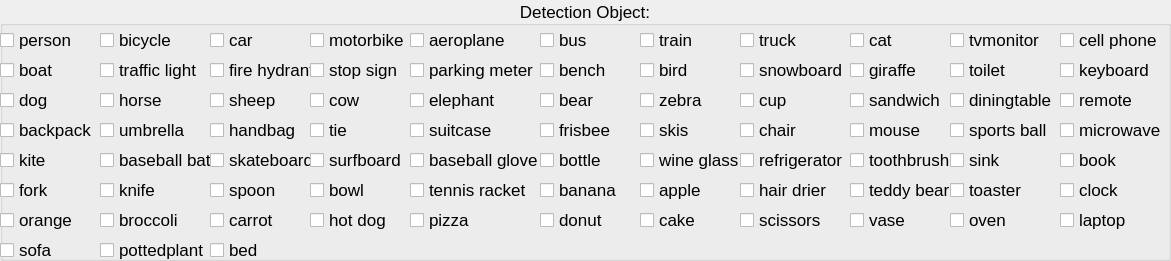
   <widget class="QGroupBox" name="group_box2">
    <property name="geometry">
     <rect>
      <x>10</x>
      <y>460</y>
      <width>1171</width>
      <height>261</height>
     </rect>
    </property>
    <property name="font">
     <font>
      <pointsize>13</pointsize>
     </font>
    </property>
    <property name="title">
     <string>Detection Object:</string>
    </property>
    <property name="alignment">
     <set>Qt::AlignmentFlag::AlignCenter</set>
    </property>
    <widget class="QCheckBox" name="bicycle_chkbox">
     <property name="geometry">
      <rect>
       <x>100</x>
       <y>30</y>
       <width>111</width>
       <height>20</height>
      </rect>
     </property>
     <property name="text">
      <string>bicycle</string>
     </property>
    </widget>
    <widget class="QCheckBox" name="car_chkbox">
     <property name="geometry">
      <rect>
       <x>210</x>
       <y>30</y>
       <width>101</width>
       <height>20</height>
      </rect>
     </property>
     <property name="text">
      <string>car</string>
     </property>
    </widget>
    <widget class="QCheckBox" name="motorbike_chkbox">
     <property name="geometry">
      <rect>
       <x>310</x>
       <y>30</y>
       <width>101</width>
       <height>20</height>
      </rect>
     </property>
     <property name="text">
      <string>motorbike</string>
     </property>
    </widget>
    <widget class="QCheckBox" name="aeroplane_chkbox">
     <property name="geometry">
      <rect>
       <x>410</x>
       <y>30</y>
       <width>131</width>
       <height>20</height>
      </rect>
     </property>
     <property name="text">
      <string>aeroplane</string>
     </property>
    </widget>
    <widget class="QCheckBox" name="bus_chkbox">
     <property name="geometry">
      <rect>
       <x>540</x>
       <y>30</y>
       <width>101</width>
       <height>20</height>
      </rect>
     </property>
     <property name="text">
      <string>bus</string>
     </property>
    </widget>
    <widget class="QCheckBox" name="train_chkbox">
     <property name="geometry">
      <rect>
       <x>640</x>
       <y>30</y>
       <width>101</width>
       <height>20</height>
      </rect>
     </property>
     <property name="text">
      <string>train</string>
     </property>
    </widget>
    <widget class="QCheckBox" name="person_chkbox">
     <property name="geometry">
      <rect>
       <x>0</x>
       <y>30</y>
       <width>101</width>
       <height>20</height>
      </rect>
     </property>
     <property name="text">
      <string>person</string>
     </property>
    </widget>
    <widget class="QCheckBox" name="truck_chkbox">
     <property name="geometry">
      <rect>
       <x>740</x>
       <y>30</y>
       <width>111</width>
       <height>20</height>
      </rect>
     </property>
     <property name="text">
      <string>truck</string>
     </property>
    </widget>
    <widget class="QCheckBox" name="boat_chkbox">
     <property name="geometry">
      <rect>
       <x>0</x>
       <y>60</y>
       <width>101</width>
       <height>20</height>
      </rect>
     </property>
     <property name="text">
      <string>boat</string>
     </property>
    </widget>
    <widget class="QCheckBox" name="traffic_light_chkbox">
     <property name="geometry">
      <rect>
       <x>100</x>
       <y>60</y>
       <width>111</width>
       <height>20</height>
      </rect>
     </property>
     <property name="text">
      <string>traffic light</string>
     </property>
    </widget>
    <widget class="QCheckBox" name="fire_hydrant_chkbox">
     <property name="geometry">
      <rect>
       <x>210</x>
       <y>60</y>
       <width>101</width>
       <height>20</height>
      </rect>
     </property>
     <property name="text">
      <string>fire hydrant</string>
     </property>
    </widget>
    <widget class="QCheckBox" name="stop_sign_chkbox">
     <property name="geometry">
      <rect>
       <x>310</x>
       <y>60</y>
       <width>101</width>
       <height>20</height>
      </rect>
     </property>
     <property name="text">
      <string>stop sign</string>
     </property>
    </widget>
    <widget class="QCheckBox" name="parking_meter_chkbox">
     <property name="geometry">
      <rect>
       <x>410</x>
       <y>60</y>
       <width>131</width>
       <height>20</height>
      </rect>
     </property>
     <property name="text">
      <string>parking meter</string>
     </property>
    </widget>
    <widget class="QCheckBox" name="bench_chkbox">
     <property name="geometry">
      <rect>
       <x>540</x>
       <y>60</y>
       <width>101</width>
       <height>20</height>
      </rect>
     </property>
     <property name="text">
      <string>bench</string>
     </property>
    </widget>
    <widget class="QCheckBox" name="bird_chkbox">
     <property name="geometry">
      <rect>
       <x>640</x>
       <y>60</y>
       <width>101</width>
       <height>20</height>
      </rect>
     </property>
     <property name="text">
      <string>bird</string>
     </property>
    </widget>
    <widget class="QCheckBox" name="cat_chkbox">
     <property name="geometry">
      <rect>
       <x>850</x>
       <y>30</y>
       <width>101</width>
       <height>20</height>
      </rect>
     </property>
     <property name="text">
      <string>cat</string>
     </property>
    </widget>
    <widget class="QCheckBox" name="dog_chkbox">
     <property name="geometry">
      <rect>
       <x>0</x>
       <y>90</y>
       <width>101</width>
       <height>20</height>
      </rect>
     </property>
     <property name="text">
      <string>dog</string>
     </property>
    </widget>
    <widget class="QCheckBox" name="horse_chkbox">
     <property name="geometry">
      <rect>
       <x>100</x>
       <y>90</y>
       <width>111</width>
       <height>20</height>
      </rect>
     </property>
     <property name="text">
      <string>horse</string>
     </property>
    </widget>
    <widget class="QCheckBox" name="sheep_chkbox">
     <property name="geometry">
      <rect>
       <x>210</x>
       <y>90</y>
       <width>101</width>
       <height>20</height>
      </rect>
     </property>
     <property name="text">
      <string>sheep</string>
     </property>
    </widget>
    <widget class="QCheckBox" name="cow_chkbox">
     <property name="geometry">
      <rect>
       <x>310</x>
       <y>90</y>
       <width>101</width>
       <height>20</height>
      </rect>
     </property>
     <property name="text">
      <string>cow</string>
     </property>
    </widget>
    <widget class="QCheckBox" name="elephant_chkbox">
     <property name="geometry">
      <rect>
       <x>410</x>
       <y>90</y>
       <width>131</width>
       <height>20</height>
      </rect>
     </property>
     <property name="text">
      <string>elephant</string>
     </property>
    </widget>
    <widget class="QCheckBox" name="bear_chkbox">
     <property name="geometry">
      <rect>
       <x>540</x>
       <y>90</y>
       <width>101</width>
       <height>20</height>
      </rect>
     </property>
     <property name="text">
      <string>bear</string>
     </property>
    </widget>
    <widget class="QCheckBox" name="zebra_chkbox">
     <property name="geometry">
      <rect>
       <x>640</x>
       <y>90</y>
       <width>101</width>
       <height>20</height>
      </rect>
     </property>
     <property name="text">
      <string>zebra</string>
     </property>
    </widget>
    <widget class="QCheckBox" name="giraffe_chkbox">
     <property name="geometry">
      <rect>
       <x>850</x>
       <y>60</y>
       <width>101</width>
       <height>20</height>
      </rect>
     </property>
     <property name="text">
      <string>giraffe</string>
     </property>
    </widget>
    <widget class="QCheckBox" name="backpack_chkbox">
     <property name="geometry">
      <rect>
       <x>0</x>
       <y>120</y>
       <width>101</width>
       <height>20</height>
      </rect>
     </property>
     <property name="text">
      <string>backpack</string>
     </property>
    </widget>
    <widget class="QCheckBox" name="umbrella_chkbox">
     <property name="geometry">
      <rect>
       <x>100</x>
       <y>120</y>
       <width>111</width>
       <height>20</height>
      </rect>
     </property>
     <property name="text">
      <string>umbrella</string>
     </property>
    </widget>
    <widget class="QCheckBox" name="handbag_chkbox">
     <property name="geometry">
      <rect>
       <x>210</x>
       <y>120</y>
       <width>101</width>
       <height>20</height>
      </rect>
     </property>
     <property name="text">
      <string>handbag</string>
     </property>
    </widget>
    <widget class="QCheckBox" name="tie_chkbox">
     <property name="geometry">
      <rect>
       <x>310</x>
       <y>120</y>
       <width>101</width>
       <height>20</height>
      </rect>
     </property>
     <property name="text">
      <string>tie</string>
     </property>
    </widget>
    <widget class="QCheckBox" name="suitcase_chkbox">
     <property name="geometry">
      <rect>
       <x>410</x>
       <y>120</y>
       <width>131</width>
       <height>20</height>
      </rect>
     </property>
     <property name="text">
      <string>suitcase</string>
     </property>
    </widget>
    <widget class="QCheckBox" name="frisbee_chkbox">
     <property name="geometry">
      <rect>
       <x>540</x>
       <y>120</y>
       <width>101</width>
       <height>20</height>
      </rect>
     </property>
     <property name="text">
      <string>frisbee</string>
     </property>
    </widget>
    <widget class="QCheckBox" name="skis_chkbox">
     <property name="geometry">
      <rect>
       <x>640</x>
       <y>120</y>
       <width>101</width>
       <height>20</height>
      </rect>
     </property>
     <property name="text">
      <string>skis</string>
     </property>
    </widget>
    <widget class="QCheckBox" name="snowboard_chkbox">
     <property name="geometry">
      <rect>
       <x>740</x>
       <y>60</y>
       <width>111</width>
       <height>20</height>
      </rect>
     </property>
     <property name="text">
      <string>snowboard</string>
     </property>
    </widget>
    <widget class="QCheckBox" name="kite_chkbox">
     <property name="geometry">
      <rect>
       <x>0</x>
       <y>150</y>
       <width>101</width>
       <height>20</height>
      </rect>
     </property>
     <property name="text">
      <string>kite</string>
     </property>
    </widget>
    <widget class="QCheckBox" name="baseball_bat_chkbox">
     <property name="geometry">
      <rect>
       <x>100</x>
       <y>150</y>
       <width>111</width>
       <height>20</height>
      </rect>
     </property>
     <property name="text">
      <string>baseball bat</string>
     </property>
    </widget>
    <widget class="QCheckBox" name="baseball_glove_chkbox">
     <property name="geometry">
      <rect>
       <x>410</x>
       <y>150</y>
       <width>131</width>
       <height>20</height>
      </rect>
     </property>
     <property name="text">
      <string>baseball glove</string>
     </property>
    </widget>
    <widget class="QCheckBox" name="skateboard_chkbox">
     <property name="geometry">
      <rect>
       <x>210</x>
       <y>150</y>
       <width>101</width>
       <height>20</height>
      </rect>
     </property>
     <property name="text">
      <string>skateboard</string>
     </property>
    </widget>
    <widget class="QCheckBox" name="bottle_chkbox">
     <property name="geometry">
      <rect>
       <x>540</x>
       <y>150</y>
       <width>101</width>
       <height>20</height>
      </rect>
     </property>
     <property name="text">
      <string>bottle</string>
     </property>
    </widget>
    <widget class="QCheckBox" name="wine_glass_chkbox">
     <property name="geometry">
      <rect>
       <x>640</x>
       <y>150</y>
       <width>101</width>
       <height>20</height>
      </rect>
     </property>
     <property name="text">
      <string>wine glass</string>
     </property>
    </widget>
    <widget class="QCheckBox" name="cup_chkbox">
     <property name="geometry">
      <rect>
       <x>740</x>
       <y>90</y>
       <width>111</width>
       <height>20</height>
      </rect>
     </property>
     <property name="text">
      <string>cup</string>
     </property>
    </widget>
    <widget class="QCheckBox" name="fork_chkbox">
     <property name="geometry">
      <rect>
       <x>0</x>
       <y>180</y>
       <width>101</width>
       <height>20</height>
      </rect>
     </property>
     <property name="text">
      <string>fork</string>
     </property>
    </widget>
    <widget class="QCheckBox" name="knife_chkbox">
     <property name="geometry">
      <rect>
       <x>100</x>
       <y>180</y>
       <width>111</width>
       <height>20</height>
      </rect>
     </property>
     <property name="text">
      <string>knife</string>
     </property>
    </widget>
    <widget class="QCheckBox" name="spoon_chkbox">
     <property name="geometry">
      <rect>
       <x>210</x>
       <y>180</y>
       <width>101</width>
       <height>20</height>
      </rect>
     </property>
     <property name="text">
      <string>spoon</string>
     </property>
    </widget>
    <widget class="QCheckBox" name="bowl_chkbox">
     <property name="geometry">
      <rect>
       <x>310</x>
       <y>180</y>
       <width>101</width>
       <height>20</height>
      </rect>
     </property>
     <property name="text">
      <string>bowl</string>
     </property>
    </widget>
    <widget class="QCheckBox" name="tennis_racket_chkbox">
     <property name="geometry">
      <rect>
       <x>410</x>
       <y>180</y>
       <width>131</width>
       <height>20</height>
      </rect>
     </property>
     <property name="text">
      <string>tennis racket</string>
     </property>
    </widget>
    <widget class="QCheckBox" name="banana_chkbox">
     <property name="geometry">
      <rect>
       <x>540</x>
       <y>180</y>
       <width>101</width>
       <height>20</height>
      </rect>
     </property>
     <property name="text">
      <string>banana</string>
     </property>
    </widget>
    <widget class="QCheckBox" name="apple_chkbox">
     <property name="geometry">
      <rect>
       <x>640</x>
       <y>180</y>
       <width>101</width>
       <height>20</height>
      </rect>
     </property>
     <property name="text">
      <string>apple</string>
     </property>
    </widget>
    <widget class="QCheckBox" name="sandwich_chkbox">
     <property name="geometry">
      <rect>
       <x>850</x>
       <y>90</y>
       <width>101</width>
       <height>20</height>
      </rect>
     </property>
     <property name="text">
      <string>sandwich</string>
     </property>
    </widget>
    <widget class="QCheckBox" name="surfboard_chkbox">
     <property name="geometry">
      <rect>
       <x>310</x>
       <y>150</y>
       <width>101</width>
       <height>20</height>
      </rect>
     </property>
     <property name="text">
      <string>surfboard</string>
     </property>
    </widget>
    <widget class="QCheckBox" name="orange_chkbox">
     <property name="geometry">
      <rect>
       <x>0</x>
       <y>210</y>
       <width>101</width>
       <height>20</height>
      </rect>
     </property>
     <property name="text">
      <string>orange</string>
     </property>
    </widget>
    <widget class="QCheckBox" name="broccoli_chkbox">
     <property name="geometry">
      <rect>
       <x>100</x>
       <y>210</y>
       <width>111</width>
       <height>20</height>
      </rect>
     </property>
     <property name="text">
      <string>broccoli</string>
     </property>
    </widget>
    <widget class="QCheckBox" name="carrot_chkbox">
     <property name="geometry">
      <rect>
       <x>210</x>
       <y>210</y>
       <width>101</width>
       <height>20</height>
      </rect>
     </property>
     <property name="text">
      <string>carrot</string>
     </property>
    </widget>
    <widget class="QCheckBox" name="hot_dog_chkbox">
     <property name="geometry">
      <rect>
       <x>310</x>
       <y>210</y>
       <width>101</width>
       <height>20</height>
      </rect>
     </property>
     <property name="text">
      <string>hot dog</string>
     </property>
    </widget>
    <widget class="QCheckBox" name="pizza_chkbox">
     <property name="geometry">
      <rect>
       <x>410</x>
       <y>210</y>
       <width>131</width>
       <height>20</height>
      </rect>
     </property>
     <property name="text">
      <string>pizza</string>
     </property>
    </widget>
    <widget class="QCheckBox" name="donut_chkbox">
     <property name="geometry">
      <rect>
       <x>540</x>
       <y>210</y>
       <width>101</width>
       <height>20</height>
      </rect>
     </property>
     <property name="text">
      <string>donut</string>
     </property>
    </widget>
    <widget class="QCheckBox" name="cake_chkbox">
     <property name="geometry">
      <rect>
       <x>640</x>
       <y>210</y>
       <width>101</width>
       <height>20</height>
      </rect>
     </property>
     <property name="text">
      <string>cake</string>
     </property>
    </widget>
    <widget class="QCheckBox" name="chair_chkbox">
     <property name="geometry">
      <rect>
       <x>740</x>
       <y>120</y>
       <width>111</width>
       <height>20</height>
      </rect>
     </property>
     <property name="text">
      <string>chair</string>
     </property>
    </widget>
    <widget class="QCheckBox" name="sofa_chkbox">
     <property name="geometry">
      <rect>
       <x>0</x>
       <y>240</y>
       <width>101</width>
       <height>20</height>
      </rect>
     </property>
     <property name="text">
      <string>sofa</string>
     </property>
    </widget>
    <widget class="QCheckBox" name="pottedplant_chkbox">
     <property name="geometry">
      <rect>
       <x>100</x>
       <y>240</y>
       <width>111</width>
       <height>20</height>
      </rect>
     </property>
     <property name="text">
      <string>pottedplant</string>
     </property>
    </widget>
    <widget class="QCheckBox" name="bed_chkbox">
     <property name="geometry">
      <rect>
       <x>210</x>
       <y>240</y>
       <width>101</width>
       <height>20</height>
      </rect>
     </property>
     <property name="text">
      <string>bed</string>
     </property>
    </widget>
    <widget class="QCheckBox" name="diningtable_chkbox">
     <property name="geometry">
      <rect>
       <x>950</x>
       <y>90</y>
       <width>111</width>
       <height>20</height>
      </rect>
     </property>
     <property name="text">
      <string>diningtable</string>
     </property>
    </widget>
    <widget class="QCheckBox" name="toilet_chkbox">
     <property name="geometry">
      <rect>
       <x>950</x>
       <y>60</y>
       <width>111</width>
       <height>20</height>
      </rect>
     </property>
     <property name="text">
      <string>toilet</string>
     </property>
    </widget>
    <widget class="QCheckBox" name="tvmonitor_chkbox">
     <property name="geometry">
      <rect>
       <x>950</x>
       <y>30</y>
       <width>111</width>
       <height>20</height>
      </rect>
     </property>
     <property name="text">
      <string>tvmonitor</string>
     </property>
    </widget>
    <widget class="QCheckBox" name="laptop_chkbox">
     <property name="geometry">
      <rect>
       <x>1060</x>
       <y>210</y>
       <width>111</width>
       <height>20</height>
      </rect>
     </property>
     <property name="text">
      <string>laptop</string>
     </property>
    </widget>
    <widget class="QCheckBox" name="mouse_chkbox">
     <property name="geometry">
      <rect>
       <x>850</x>
       <y>120</y>
       <width>101</width>
       <height>20</height>
      </rect>
     </property>
     <property name="text">
      <string>mouse</string>
     </property>
    </widget>
    <widget class="QCheckBox" name="remote_chkbox">
     <property name="geometry">
      <rect>
       <x>1060</x>
       <y>90</y>
       <width>111</width>
       <height>20</height>
      </rect>
     </property>
     <property name="text">
      <string>remote</string>
     </property>
    </widget>
    <widget class="QCheckBox" name="keyboard_chkbox">
     <property name="geometry">
      <rect>
       <x>1060</x>
       <y>60</y>
       <width>111</width>
       <height>20</height>
      </rect>
     </property>
     <property name="text">
      <string>keyboard</string>
     </property>
    </widget>
    <widget class="QCheckBox" name="cell_phone_chkbox">
     <property name="geometry">
      <rect>
       <x>1060</x>
       <y>30</y>
       <width>111</width>
       <height>20</height>
      </rect>
     </property>
     <property name="text">
      <string>cell phone</string>
     </property>
    </widget>
    <widget class="QCheckBox" name="microwave_chkbox">
     <property name="geometry">
      <rect>
       <x>1060</x>
       <y>120</y>
       <width>111</width>
       <height>20</height>
      </rect>
     </property>
     <property name="text">
      <string>microwave</string>
     </property>
    </widget>
    <widget class="QCheckBox" name="oven_chkbox">
     <property name="geometry">
      <rect>
       <x>950</x>
       <y>210</y>
       <width>111</width>
       <height>20</height>
      </rect>
     </property>
     <property name="text">
      <string>oven</string>
     </property>
    </widget>
    <widget class="QCheckBox" name="toaster_chkbox">
     <property name="geometry">
      <rect>
       <x>950</x>
       <y>180</y>
       <width>111</width>
       <height>20</height>
      </rect>
     </property>
     <property name="text">
      <string>toaster</string>
     </property>
    </widget>
    <widget class="QCheckBox" name="sink_chkbox">
     <property name="geometry">
      <rect>
       <x>950</x>
       <y>150</y>
       <width>111</width>
       <height>20</height>
      </rect>
     </property>
     <property name="text">
      <string>sink</string>
     </property>
    </widget>
    <widget class="QCheckBox" name="refrigerator_chkbox">
     <property name="geometry">
      <rect>
       <x>740</x>
       <y>150</y>
       <width>111</width>
       <height>20</height>
      </rect>
     </property>
     <property name="text">
      <string>refrigerator</string>
     </property>
    </widget>
    <widget class="QCheckBox" name="book_chkbox">
     <property name="geometry">
      <rect>
       <x>1060</x>
       <y>150</y>
       <width>111</width>
       <height>20</height>
      </rect>
     </property>
     <property name="text">
      <string>book</string>
     </property>
    </widget>
    <widget class="QCheckBox" name="clock_chkbox">
     <property name="geometry">
      <rect>
       <x>1060</x>
       <y>180</y>
       <width>111</width>
       <height>20</height>
      </rect>
     </property>
     <property name="text">
      <string>clock</string>
     </property>
    </widget>
    <widget class="QCheckBox" name="vase_chkbox">
     <property name="geometry">
      <rect>
       <x>850</x>
       <y>210</y>
       <width>101</width>
       <height>20</height>
      </rect>
     </property>
     <property name="text">
      <string>vase</string>
     </property>
    </widget>
    <widget class="QCheckBox" name="scissors_chkbox">
     <property name="geometry">
      <rect>
       <x>740</x>
       <y>210</y>
       <width>111</width>
       <height>20</height>
      </rect>
     </property>
     <property name="text">
      <string>scissors</string>
     </property>
    </widget>
    <widget class="QCheckBox" name="teddy_bear_chkbox">
     <property name="geometry">
      <rect>
       <x>850</x>
       <y>180</y>
       <width>101</width>
       <height>20</height>
      </rect>
     </property>
     <property name="text">
      <string>teddy bear</string>
     </property>
    </widget>
    <widget class="QCheckBox" name="hair_drier_chkbox">
     <property name="geometry">
      <rect>
       <x>740</x>
       <y>180</y>
       <width>111</width>
       <height>20</height>
      </rect>
     </property>
     <property name="text">
      <string>hair drier</string>
     </property>
    </widget>
    <widget class="QCheckBox" name="toothbrush_chkbox">
     <property name="geometry">
      <rect>
       <x>850</x>
       <y>150</y>
       <width>101</width>
       <height>20</height>
      </rect>
     </property>
     <property name="text">
      <string>toothbrush</string>
     </property>
    </widget>
    <widget class="QCheckBox" name="sports_ball_chkbox">
     <property name="geometry">
      <rect>
       <x>950</x>
       <y>120</y>
       <width>111</width>
       <height>20</height>
      </rect>
     </property>
     <property name="text">
      <string>sports ball</string>
     </property>
    </widget>
   </widget>
